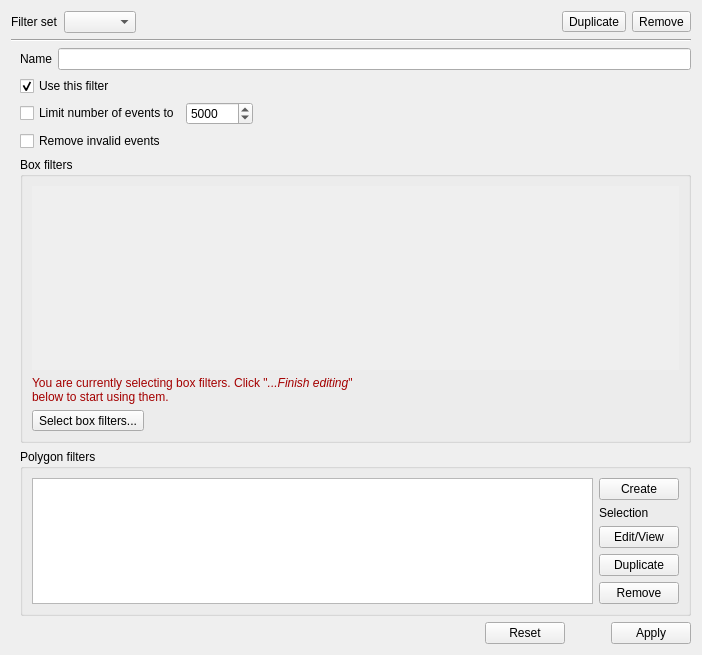
<?xml version="1.0" encoding="UTF-8"?>
<ui version="4.0">
 <class>Form</class>
 <widget class="QWidget" name="Form">
  <property name="geometry">
   <rect>
    <x>0</x>
    <y>0</y>
    <width>702</width>
    <height>655</height>
   </rect>
  </property>
  <property name="windowTitle">
   <string>Form</string>
  </property>
  <layout class="QVBoxLayout" name="verticalLayout">
   <item>
    <layout class="QHBoxLayout" name="horizontalLayout">
     <item>
      <widget class="QLabel" name="label">
       <property name="text">
        <string>Filter set</string>
       </property>
      </widget>
     </item>
     <item>
      <widget class="QComboBox" name="comboBox_filters">
       <property name="sizeAdjustPolicy">
        <enum>QComboBox::SizeAdjustPolicy::AdjustToContents</enum>
       </property>
      </widget>
     </item>
     <item>
      <spacer name="horizontalSpacer_2">
       <property name="orientation">
        <enum>Qt::Orientation::Horizontal</enum>
       </property>
       <property name="sizeType">
        <enum>QSizePolicy::Policy::Expanding</enum>
       </property>
       <property name="sizeHint" stdset="0">
        <size>
         <width>0</width>
         <height>20</height>
        </size>
       </property>
      </spacer>
     </item>
     <item>
      <widget class="QToolButton" name="toolButton_duplicate">
       <property name="toolTip">
        <string>Duplicate this filter</string>
       </property>
       <property name="text">
        <string>Duplicate</string>
       </property>
       <property name="icon">
        <iconset theme="edit-paste"/>
       </property>
      </widget>
     </item>
     <item>
      <widget class="QToolButton" name="toolButton_remove">
       <property name="toolTip">
        <string>Remove this filter</string>
       </property>
       <property name="text">
        <string>Remove</string>
       </property>
       <property name="icon">
        <iconset theme="remove"/>
       </property>
      </widget>
     </item>
    </layout>
   </item>
   <item>
    <widget class="Line" name="line">
     <property name="orientation">
      <enum>Qt::Orientation::Horizontal</enum>
     </property>
    </widget>
   </item>
   <item>
    <layout class="QVBoxLayout" name="verticalLayout_5" stretch="0,2,1,0">
     <property name="leftMargin">
      <number>9</number>
     </property>
     <property name="topMargin">
      <number>0</number>
     </property>
     <item>
      <layout class="QVBoxLayout" name="verticalLayout_2">
       <property name="sizeConstraint">
        <enum>QLayout::SizeConstraint::SetMinimumSize</enum>
       </property>
       <item>
        <layout class="QHBoxLayout" name="horizontalLayout_3">
         <property name="topMargin">
          <number>0</number>
         </property>
         <item>
          <widget class="QLabel" name="label_2">
           <property name="text">
            <string>Name</string>
           </property>
          </widget>
         </item>
         <item>
          <widget class="QLineEdit" name="lineEdit_name"/>
         </item>
        </layout>
       </item>
       <item>
        <widget class="QCheckBox" name="checkBox_enable">
         <property name="text">
          <string>Use this filter</string>
         </property>
         <property name="checked">
          <bool>true</bool>
         </property>
        </widget>
       </item>
       <item>
        <layout class="QHBoxLayout" name="horizontalLayout_2">
         <property name="topMargin">
          <number>0</number>
         </property>
         <item>
          <widget class="QCheckBox" name="checkBox_limit">
           <property name="toolTip">
            <string>Set an upper limit for the number of events; Surplus events are removed randomly, but in a reproducible manner.</string>
           </property>
           <property name="text">
            <string>Limit number of events to</string>
           </property>
          </widget>
         </item>
         <item>
          <widget class="QSpinBox" name="spinBox_limit">
           <property name="minimum">
            <number>1</number>
           </property>
           <property name="maximum">
            <number>999999999</number>
           </property>
           <property name="singleStep">
            <number>1000</number>
           </property>
           <property name="value">
            <number>5000</number>
           </property>
          </widget>
         </item>
         <item>
          <spacer name="horizontalSpacer_3">
           <property name="orientation">
            <enum>Qt::Orientation::Horizontal</enum>
           </property>
           <property name="sizeHint" stdset="0">
            <size>
             <width>40</width>
             <height>20</height>
            </size>
           </property>
          </spacer>
         </item>
        </layout>
       </item>
       <item>
        <widget class="QCheckBox" name="checkBox_invalid">
         <property name="toolTip">
          <string>Remove events that are nan- or inf-valued for any feature</string>
         </property>
         <property name="text">
          <string>Remove invalid events</string>
         </property>
        </widget>
       </item>
      </layout>
     </item>
     <item>
      <widget class="QGroupBox" name="groupBox_box">
       <property name="sizePolicy">
        <sizepolicy hsizetype="Preferred" vsizetype="Expanding">
         <horstretch>0</horstretch>
         <verstretch>0</verstretch>
        </sizepolicy>
       </property>
       <property name="title">
        <string>Box filters</string>
       </property>
       <property name="checkable">
        <bool>false</bool>
       </property>
       <layout class="QVBoxLayout" name="verticalLayout_3">
        <property name="sizeConstraint">
         <enum>QLayout::SizeConstraint::SetMaximumSize</enum>
        </property>
        <property name="leftMargin">
         <number>9</number>
        </property>
        <item>
         <widget class="QScrollArea" name="scrollArea_box">
          <property name="frameShape">
           <enum>QFrame::Shape::NoFrame</enum>
          </property>
          <property name="lineWidth">
           <number>0</number>
          </property>
          <property name="horizontalScrollBarPolicy">
           <enum>Qt::ScrollBarPolicy::ScrollBarAlwaysOff</enum>
          </property>
          <property name="sizeAdjustPolicy">
           <enum>QAbstractScrollArea::SizeAdjustPolicy::AdjustToContents</enum>
          </property>
          <property name="widgetResizable">
           <bool>true</bool>
          </property>
          <widget class="QWidget" name="scrollAreaWidgetContents_box">
           <property name="geometry">
            <rect>
             <x>0</x>
             <y>0</y>
             <width>650</width>
             <height>68</height>
            </rect>
           </property>
           <layout class="QVBoxLayout" name="verticalLayout_6">
            <item>
             <layout class="QVBoxLayout" name="verticalLayout_box"/>
            </item>
           </layout>
          </widget>
         </widget>
        </item>
        <item>
         <widget class="QLabel" name="label_box_edit">
          <property name="text">
           <string>&lt;html&gt;&lt;head/&gt;&lt;body&gt;&lt;p&gt;&lt;span style=&quot; color:#a40000;&quot;&gt;You are currently selecting box filters. Click &amp;quot;&lt;/span&gt;&lt;span style=&quot; font-style:italic; color:#a40000;&quot;&gt;...Finish editing&lt;/span&gt;&lt;span style=&quot; color:#a40000;&quot;&gt;&amp;quot;&lt;br/&gt;below to start using them.&lt;/span&gt;&lt;/p&gt;&lt;/body&gt;&lt;/html&gt;</string>
          </property>
         </widget>
        </item>
        <item>
         <widget class="QToolButton" name="toolButton_moreless">
          <property name="text">
           <string>Select box filters...</string>
          </property>
         </widget>
        </item>
       </layout>
      </widget>
     </item>
     <item>
      <widget class="QGroupBox" name="groupBox">
       <property name="sizePolicy">
        <sizepolicy hsizetype="Preferred" vsizetype="Minimum">
         <horstretch>0</horstretch>
         <verstretch>0</verstretch>
        </sizepolicy>
       </property>
       <property name="title">
        <string>Polygon filters</string>
       </property>
       <property name="alignment">
        <set>Qt::AlignmentFlag::AlignLeading|Qt::AlignmentFlag::AlignLeft|Qt::AlignmentFlag::AlignTop</set>
       </property>
       <layout class="QHBoxLayout" name="horizontalLayout_6">
        <property name="sizeConstraint">
         <enum>QLayout::SizeConstraint::SetMinimumSize</enum>
        </property>
        <item>
         <widget class="QListWidget" name="listWidget_polygon">
          <property name="selectionMode">
           <enum>QAbstractItemView::SelectionMode::ExtendedSelection</enum>
          </property>
         </widget>
        </item>
        <item>
         <layout class="QVBoxLayout" name="verticalLayout_7">
          <item>
           <widget class="QPushButton" name="pushButton_polygon_add">
            <property name="text">
             <string>Create</string>
            </property>
           </widget>
          </item>
          <item>
           <widget class="QWidget" name="widget_selection" native="true">
            <layout class="QVBoxLayout" name="verticalLayout_4">
             <property name="leftMargin">
              <number>0</number>
             </property>
             <property name="topMargin">
              <number>0</number>
             </property>
             <property name="rightMargin">
              <number>0</number>
             </property>
             <property name="bottomMargin">
              <number>0</number>
             </property>
             <item>
              <widget class="QLabel" name="label_3">
               <property name="text">
                <string>Selection</string>
               </property>
              </widget>
             </item>
             <item>
              <widget class="QPushButton" name="pushButton_polygon_edit">
               <property name="text">
                <string>Edit/View</string>
               </property>
              </widget>
             </item>
             <item>
              <widget class="QPushButton" name="pushButton_polygon_duplicate">
               <property name="text">
                <string>Duplicate</string>
               </property>
              </widget>
             </item>
             <item>
              <widget class="QPushButton" name="pushButton_polygon_remove">
               <property name="text">
                <string>Remove</string>
               </property>
              </widget>
             </item>
            </layout>
           </widget>
          </item>
          <item>
           <spacer name="verticalSpacer">
            <property name="orientation">
             <enum>Qt::Orientation::Vertical</enum>
            </property>
            <property name="sizeHint" stdset="0">
             <size>
              <width>20</width>
              <height>0</height>
             </size>
            </property>
           </spacer>
          </item>
         </layout>
        </item>
       </layout>
      </widget>
     </item>
     <item>
      <layout class="QHBoxLayout" name="horizontalLayout_4">
       <property name="topMargin">
        <number>0</number>
       </property>
       <item>
        <spacer name="horizontalSpacer_4">
         <property name="orientation">
          <enum>Qt::Orientation::Horizontal</enum>
         </property>
         <property name="sizeHint" stdset="0">
          <size>
           <width>40</width>
           <height>20</height>
          </size>
         </property>
        </spacer>
       </item>
       <item>
        <widget class="QPushButton" name="pushButton_reset">
         <property name="text">
          <string>Reset</string>
         </property>
        </widget>
       </item>
       <item>
        <spacer name="horizontalSpacer_5">
         <property name="orientation">
          <enum>Qt::Orientation::Horizontal</enum>
         </property>
         <property name="sizeType">
          <enum>QSizePolicy::Policy::Fixed</enum>
         </property>
         <property name="sizeHint" stdset="0">
          <size>
           <width>40</width>
           <height>20</height>
          </size>
         </property>
        </spacer>
       </item>
       <item>
        <widget class="QPushButton" name="pushButton_apply">
         <property name="text">
          <string>Apply</string>
         </property>
        </widget>
       </item>
      </layout>
     </item>
    </layout>
   </item>
  </layout>
 </widget>
 <resources/>
 <connections/>
</ui>
